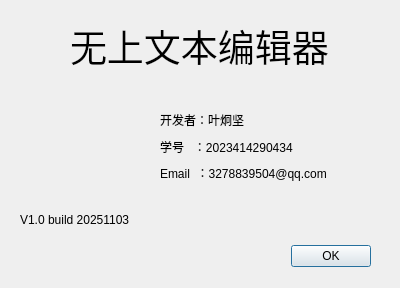
<?xml version="1.0" encoding="UTF-8"?>
<ui version="4.0">
 <class>AboutDialog</class>
 <widget class="QDialog" name="AboutDialog">
  <property name="geometry">
   <rect>
    <x>0</x>
    <y>0</y>
    <width>400</width>
    <height>288</height>
   </rect>
  </property>
  <property name="windowTitle">
   <string>关于</string>
  </property>
  <widget class="QDialogButtonBox" name="buttonBox">
   <property name="geometry">
    <rect>
     <x>30</x>
     <y>240</y>
     <width>341</width>
     <height>32</height>
    </rect>
   </property>
   <property name="orientation">
    <enum>Qt::Orientation::Horizontal</enum>
   </property>
   <property name="standardButtons">
    <set>QDialogButtonBox::StandardButton::Ok</set>
   </property>
   <property name="centerButtons">
    <bool>false</bool>
   </property>
  </widget>
  <widget class="QLabel" name="label">
   <property name="geometry">
    <rect>
     <x>70</x>
     <y>-30</y>
     <width>341</width>
     <height>151</height>
    </rect>
   </property>
   <property name="font">
    <font>
     <pointsize>28</pointsize>
    </font>
   </property>
   <property name="text">
    <string>无上文本编辑器</string>
   </property>
  </widget>
  <widget class="QLabel" name="label_5">
   <property name="geometry">
    <rect>
     <x>20</x>
     <y>210</y>
     <width>211</width>
     <height>19</height>
    </rect>
   </property>
   <property name="text">
    <string>V1.0 build 20251103</string>
   </property>
  </widget>
  <widget class="QWidget" name="layoutWidget">
   <property name="geometry">
    <rect>
     <x>160</x>
     <y>110</y>
     <width>224</width>
     <height>73</height>
    </rect>
   </property>
   <layout class="QVBoxLayout" name="verticalLayout">
    <item>
     <widget class="QLabel" name="label_2">
      <property name="text">
       <string>开发者：叶炯坚</string>
      </property>
     </widget>
    </item>
    <item>
     <widget class="QLabel" name="label_3">
      <property name="text">
       <string>学号   ：2023414290434</string>
      </property>
     </widget>
    </item>
    <item>
     <widget class="QLabel" name="label_4">
      <property name="text">
       <string>Email  ：3278839504@qq.com</string>
      </property>
     </widget>
    </item>
   </layout>
  </widget>
  <widget class="QLabel" name="label_6">
   <property name="geometry">
    <rect>
     <x>40</x>
     <y>70</y>
     <width>101</width>
     <height>121</height>
    </rect>
   </property>
   <property name="styleSheet">
    <string notr="true">border-image: url(:/images/textBook.svg);</string>
   </property>
   <property name="text">
    <string/>
   </property>
  </widget>
 </widget>
 <resources/>
 <connections>
  <connection>
   <sender>buttonBox</sender>
   <signal>accepted()</signal>
   <receiver>AboutDialog</receiver>
   <slot>accept()</slot>
   <hints>
    <hint type="sourcelabel">
     <x>248</x>
     <y>254</y>
    </hint>
    <hint type="destinationlabel">
     <x>157</x>
     <y>274</y>
    </hint>
   </hints>
  </connection>
  <connection>
   <sender>buttonBox</sender>
   <signal>rejected()</signal>
   <receiver>AboutDialog</receiver>
   <slot>reject()</slot>
   <hints>
    <hint type="sourcelabel">
     <x>316</x>
     <y>260</y>
    </hint>
    <hint type="destinationlabel">
     <x>286</x>
     <y>274</y>
    </hint>
   </hints>
  </connection>
 </connections>
</ui>
